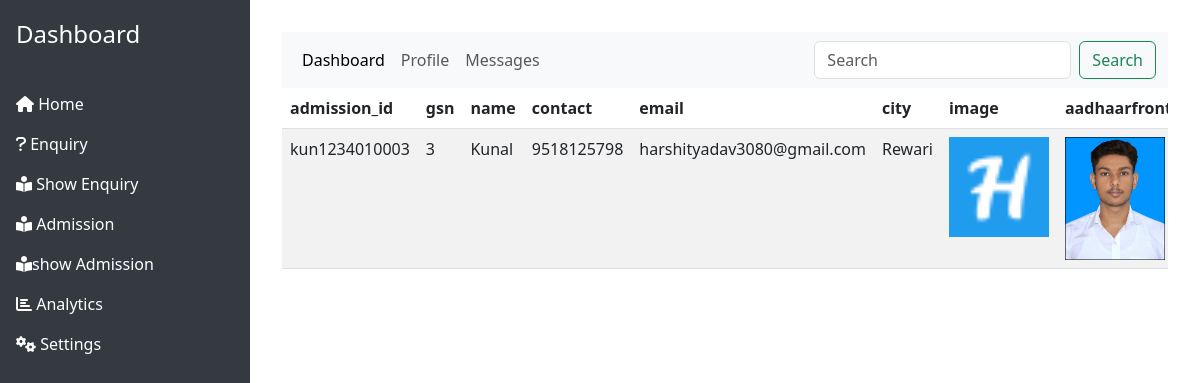
Page /showadmission.php on the committed database.
### tables this page shows
CREATE TABLE `student` (
  `admission_id` varchar(13) NOT NULL,
  `gsn` int(11) NOT NULL,
  `name` varchar(20) DEFAULT NULL,
  `contact` varchar(20) DEFAULT NULL,
  `email` varchar(60) DEFAULT NULL,
  `state` varchar(20) DEFAULT NULL,
  `city` varchar(20) DEFAULT NULL,
  `aadharnumber` varchar(12) DEFAULT NULL,
  `pin` varchar(20) DEFAULT NULL,
  `study` varchar(20) DEFAULT NULL,
  `image` varchar(100) NOT NULL,
  `aadhaarfront` varchar(100) NOT NULL,
  `aadhaarback` varchar(100) NOT NULL
);

### dao.php (called while the page is built, shortened)
<?php
$servername = "localhost";
$username = "root";
$password = "";
$dbname = "lib";
$conn = mysqli_connect($servername, $username, $password, $dbname);
function query($sql)
{
    global $conn;
    $result = mysqli_query($conn, $sql);
    return $result;
}
function fetchAll($result)
{
    $rows = array();
    while ($row = mysqli_fetch_assoc($result)) {
        $rows[] = $row;
    }
    return $rows;
}
function selectall($table)
{
    $sql = "select * from $table";
    $result = query($sql);
    return $rows = fetchAll($result);
}

### showadmission.php (the view, shortened to what this page needs)
<?php
require_once("header.php");
require_once("dao.php");
?>
<div class="table-responsive">
  <table class="table table-hover table-striped">
    <thead>
      <tr>
        <th>admission_id</th>
        <th>gsn</th>
        <th>name</th>
        <th>contact</th>
        <th>email</th>
        <th>city</th>
        <th>image</th>
        <th>aadhaarfront</th>
      </tr>
    </thead>
    <tbody>
      <?php
      $table = "student";
      $rows = selectall($table);
      for ($i = 0; $i < count($rows); $i++) {
      ?>
        <tr>
          <td><?php echo $rows[$i]['admission_id']; ?></td>
          <td><?php echo $rows[$i]['gsn']; ?></td>
          <td><?php echo $rows[$i]['name']; ?></td>
          <td><?php echo $rows[$i]['contact']; ?></td>
          <td><?php echo $rows[$i]['email']; ?></td>
          <td><?php echo $rows[$i]['city']; ?></td>
          <td><img src="saved photo/<?php echo $rows[$i]["image"]; ?>" alt="" width="100px"></td>
          <td><img src="saved photo/<?php echo $rows[$i]["aadhaarfront"]; ?>" alt="" width="100px"></td>
        </tr>
      <?php
      }
      ?>
    </tbody>
  </table>
</div>

### rows in the picture
student: admission_id "kun1234010003", gsn "3", name "Kunal", contact "9518125798", email "harshityadav3080@gmail.com", city "Rewari", image (picture), aadhaarfront (picture)
